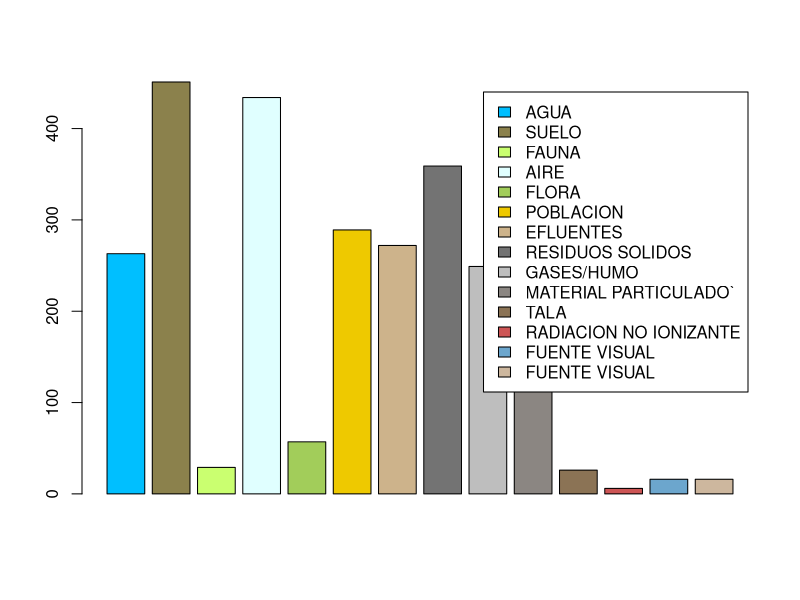
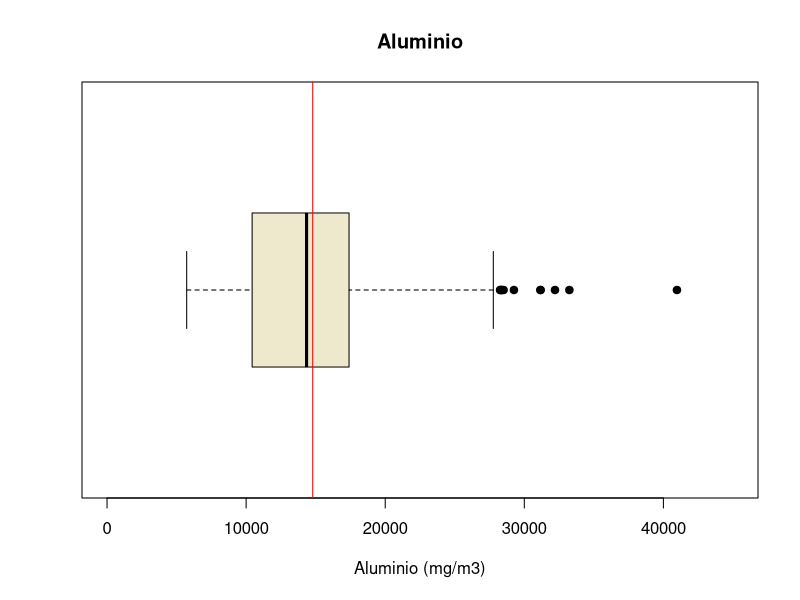
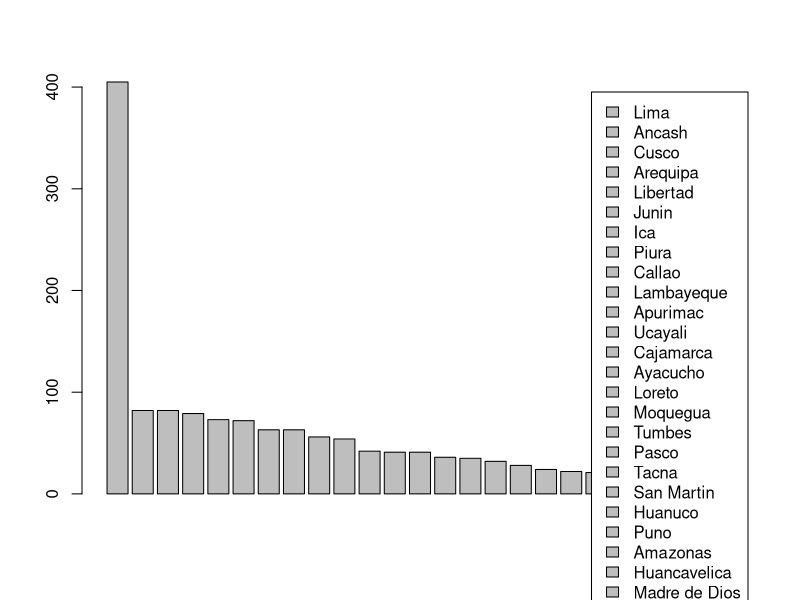
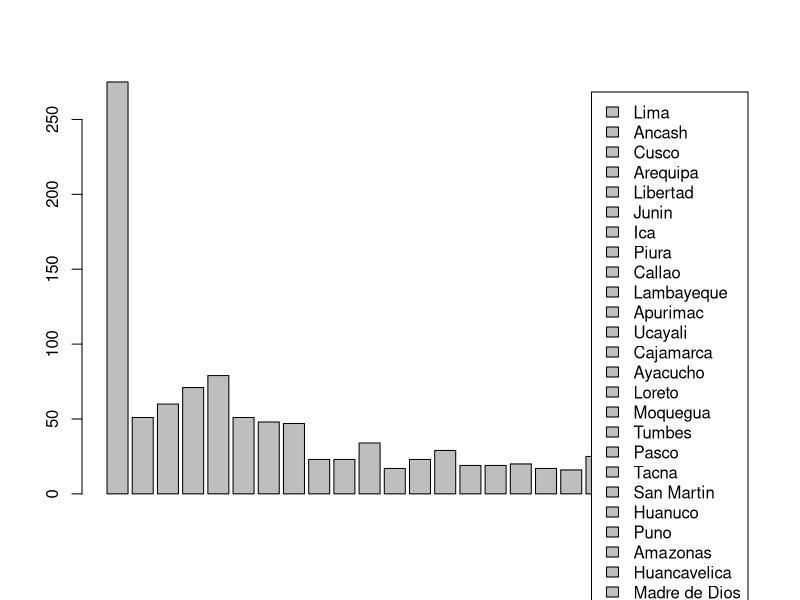
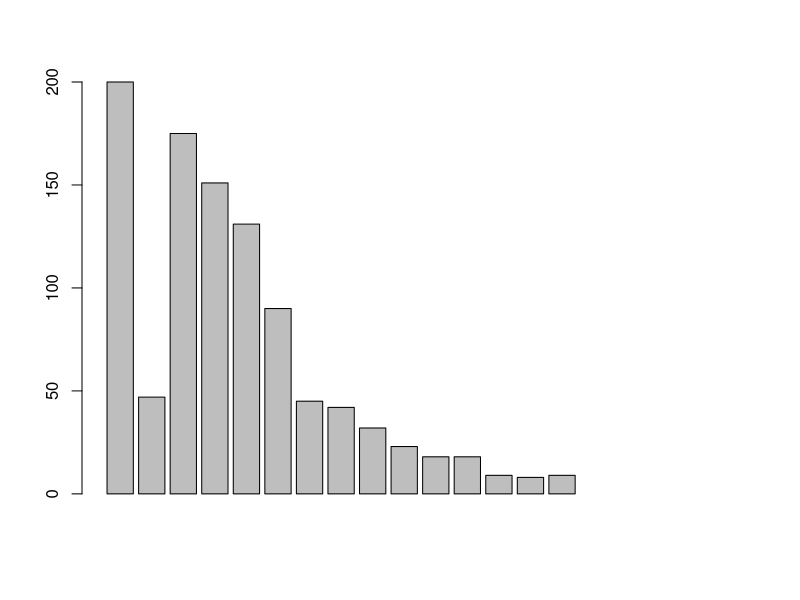

Generate these figures, in order, with R:
## ---- chunk 1
rm(list=ls()) 
## ---- chunk 2
library(readr)
library(dplyr)

## ---- chunk 3
DD1920 <- read_csv("Denuncias1920.csv")
DD18 <- read_csv("Denuncias-18.csv")
CAS <- read_csv("CAS.csv")
## ---- chunk 4

Obs <- c("Observaciones","Observaciones incompletas","Datos faltantes", "Variables Totales")
N <- c(nrow(DD18),sum(!complete.cases(DD18)),sum(is.na(DD18)), ncol(DD18) )
OB1 <- data.frame(Obs,N)
OB1
## ---- chunk 5

Obs3 <- c("Observaciones","Observaciones incompletas","Datos faltantes", "Variables Totales")
N3 <- c(nrow(DD1920),sum(!complete.cases(DD1920)),sum(is.na(DD1920)), ncol(DD1920) )
OB3 <- data.frame(Obs3,N3)
OB3
## ---- chunk 6

Obs2 <- c("Observaciones","Observaciones incompletas","Datos faltantes", "Variables Totales")
N2 <- c(nrow(CAS),sum(!complete.cases(CAS)),sum(is.na(CAS)), ncol(CAS))
OB2 <- data.frame(Obs2,N2)
OB2
## ---- chunk 7
Variables <- c("Departamento", "Provincia" ,"Distrito", "Actividad económica","Tipo de contaminacion","ESTE","NORTE","Aluminio",	"Antimonio",	"Arsénico",	"Bario",	"Berilio",	"Bismuto",	"Boro",	"Cadmio")
`Tipo_de_Variable` <- c("Nominal","Nominal","Nominal","Nominal","Nominal","Discretas","Discretas","Discretas","Discretas","Discretas","Discretas","Discretas","Discretas","Discretas","Discretas")


ED <- data.frame(Variables,`Tipo_de_Variable`)
ED
## ---- chunk 8
tipo <- c("AGUA","SUELO","FAUNA","AIRE","FLORA","POBLACION","EFLUENTES","RESIDUOS SOLIDOS","GASES/HUMO","MATERIAL PARTICULADO`","TALA","RADIACION NO IONIZANTE","FUENTE VISUAL","FUENTE VISUAL")

cantidad <- c(sum(DD1920$AGUA),
sum(DD1920$SUELO),sum(DD1920$FAUNA),sum(DD1920$AIRE),
sum(DD1920$FLORA),sum(DD1920$POBLACION),sum(DD1920$EFLUENTES),sum(DD1920$`RESIDUOS SOLIDOS`),sum(DD1920$`GASES/HUMO`),sum(DD1920$`MATERIAL PARTICULADO`),sum(DD1920$TALA),sum(DD1920$`RADIACION NO IONIZANTE`),sum(DD1920$`FUENTE VISUAL`),sum(DD1920$`FUENTE VISUAL`))

colores <- c("deepskyblue1","lightgoldenrod4","darkolivegreen1", "lightcyan","darkolivegreen3","gold2","navajowhite3","gray45","gray","seashell4","burlywood4", "indianred3", "skyblue3", "bisque3")

DDA<-data.frame(tipo, cantidad)
barplot(DDA[1:14,2],legend=c("AGUA","SUELO","FAUNA","AIRE","FLORA","POBLACION","EFLUENTES","RESIDUOS SOLIDOS","GASES/HUMO","MATERIAL PARTICULADO`","TALA","RADIACION NO IONIZANTE","FUENTE VISUAL","FUENTE VISUAL"), col =colores)
## ---- chunk 9
boxplot(CAS$Aluminio, horizontal = TRUE, main = "Aluminio", col="cornsilk2", xlab= "Aluminio (mg/m3)",pch= 19, ylim=c(0,45000) )
abline(v = mean(CAS$Aluminio, na.rm = TRUE, ), col = "red")
mean(CAS$Aluminio, na.rm=TRUE, col="red")
median(CAS$Aluminio, na.rm=TRUE)
## ---- chunk 10
#DEnuncias 2018

DEP18 <- c("Lima","Ancash","Cusco", "Arequipa","Libertad", "Junin","Ica","Piura","Callao","Lambayeque","Apurimac","Ucayali","Cajamarca","Ayacucho","Loreto" ,"Moquegua","Tumbes","Pasco","Tacna","San Martin","Huanuco","Puno","Amazonas","Huancavelica","Madre de Dios")

CAN18 <- c(sum(DD18$DEPARTAMENTO == "LIMA"),sum(DD18$DEPARTAMENTO == "ANCASH"),sum(DD18$DEPARTAMENTO == "CUSCO"),sum(DD18$DEPARTAMENTO == "AREQUIPA"),sum(DD18$DEPARTAMENTO == "LA LIBERTAD"),sum(DD18$DEPARTAMENTO == "JUNIN"),sum(DD18$DEPARTAMENTO == "ICA"),sum(DD18$DEPARTAMENTO == "PIURA"),sum(DD18$DEPARTAMENTO == "CALLAO"),sum(DD18$DEPARTAMENTO == "LAMBAYEQUE"),sum(DD18$DEPARTAMENTO == "APURIMAC"),sum(DD18$DEPARTAMENTO == "UCAYALI"),sum(DD18$DEPARTAMENTO == "CAJAMARCA"),sum(DD18$DEPARTAMENTO == "AYACUCHO"),sum(DD18$DEPARTAMENTO == "LORETO"),sum(DD18$DEPARTAMENTO == "MOQUEGUA"),sum(DD18$DEPARTAMENTO == "TUMBES"),sum(DD18$DEPARTAMENTO == "PASCO"),sum(DD18$DEPARTAMENTO == "TACNA"),sum(DD18$DEPARTAMENTO == "SAN MARTIN"),sum(DD18$DEPARTAMENTO == "HUANUCO"),sum(DD18$DEPARTAMENTO == "PUNO"),sum(DD18$DEPARTAMENTO == "AMAZONAS"),sum(DD18$DEPARTAMENTO == "HUANCAVELICA"),sum(DD18$DEPARTAMENTO == "MADRE DE DIOS"))

Tabla18 <- data.frame(DEP18,CAN18)
Tabla18


## ---- chunk 11
barplot(Tabla18[1:25,2],legend=c("Lima","Ancash","Cusco", "Arequipa","Libertad", "Junin","Ica","Piura","Callao","Lambayeque","Apurimac","Ucayali","Cajamarca","Ayacucho","Loreto" ,"Moquegua","Tumbes","Pasco","Tacna","San Martin","Huanuco","Puno","Amazonas","Huancavelica","Madre de Dios"))
## ---- chunk 12
#denuncias 2019-2020

DEP1920 <- c("Lima","Ancash","Cusco", "Arequipa","Libertad", "Junin","Ica","Piura","Callao","Lambayeque","Apurimac","Ucayali","Cajamarca","Ayacucho","Loreto" ,"Moquegua","Tumbes","Pasco","Tacna","San Martin","Huanuco","Puno","Amazonas","Huancavelica","Madre de Dios")

CAN1920 <- c(sum(DD1920$DEPARTAMENTO == "LIMA"),sum(DD1920$DEPARTAMENTO == "ANCASH"),sum(DD1920$DEPARTAMENTO == "CUSCO"),sum(DD1920$DEPARTAMENTO == "AREQUIPA"),sum(DD1920$DEPARTAMENTO == "LA LIBERTAD"),sum(DD1920$DEPARTAMENTO == "JUNIN"),sum(DD1920$DEPARTAMENTO == "ICA"),sum(DD1920$DEPARTAMENTO == "PIURA"),sum(DD1920$DEPARTAMENTO == "CALLAO"),sum(DD1920$DEPARTAMENTO == "LAMBAYEQUE"),sum(DD1920$DEPARTAMENTO == "APURIMAC"),sum(DD1920$DEPARTAMENTO == "UCAYALI"),sum(DD1920$DEPARTAMENTO == "CAJAMARCA"),sum(DD1920$DEPARTAMENTO == "AYACUCHO"),sum(DD1920$DEPARTAMENTO == "LORETO"),sum(DD1920$DEPARTAMENTO == "MOQUEGUA"),sum(DD1920$DEPARTAMENTO == "TUMBES"),sum(DD1920$DEPARTAMENTO == "PASCO"),sum(DD1920$DEPARTAMENTO == "TACNA"),sum(DD1920$DEPARTAMENTO == "SAN MARTIN"),sum(DD1920$DEPARTAMENTO == "HUANUCO"),sum(DD1920$DEPARTAMENTO == "PUNO"),sum(DD1920$DEPARTAMENTO == "AMAZONAS"),sum(DD1920$DEPARTAMENTO == "HUANCAVELICA"),sum(DD1920$DEPARTAMENTO == "MADRE DE DIOS"))

Tabla1920 <- data.frame(DEP1920,CAN1920)
Tabla1920

## ---- chunk 13
barplot(Tabla1920[1:25,2],legend=c("Lima","Ancash","Cusco", "Arequipa","Libertad", "Junin","Ica","Piura","Callao","Lambayeque","Apurimac","Ucayali","Cajamarca","Ayacucho","Loreto" ,"Moquegua","Tumbes","Pasco","Tacna","San Martin","Huanuco","Puno","Amazonas","Huancavelica","Madre de Dios"))
## ---- chunk 14
#DEnuncias 2019-2020
ACTECO1920 <- c("INFRAESTRUCTURA","AGRICULTURA","INDUSTRIA", "MINERIA","COMERCIO", "SANEAMIENTO","HIDROCARBUROS","TRANSPORTE","GANADERIA","PESQUERIA","FORESTAL","CONSTRUCCION","ELECTRICIDAD","TELECOMUNICACIONES","TURISMO" )
CAN1920 <- c(sum(DD1920$`ACTIVIDAD ECONOMICA` == "INFRAESTRUCTURA"),sum(DD1920$`ACTIVIDAD ECONOMICA` == "AGRICULTURA"),sum(DD1920$`ACTIVIDAD ECONOMICA` == "INDUSTRIA"),sum(DD1920$`ACTIVIDAD ECONOMICA` == "MINERIA"),sum(DD1920$`ACTIVIDAD ECONOMICA`== "COMERCIO"),sum(DD1920$`ACTIVIDAD ECONOMICA` == "SANEAMIENTO"),sum(DD1920$`ACTIVIDAD ECONOMICA`== "HIDROCARBUROS"),sum(DD1920$`ACTIVIDAD ECONOMICA` == "TRANSPORTE"),sum(DD1920$`ACTIVIDAD ECONOMICA` == "GANADERIA"),sum(DD1920$`ACTIVIDAD ECONOMICA` == "PESQUERIA"),sum(DD1920$`ACTIVIDAD ECONOMICA`== "FORESTAL"),sum(DD1920$`ACTIVIDAD ECONOMICA` == "CONSTRUCCION"),sum(DD1920$`ACTIVIDAD ECONOMICA` == "ELECTRICIDAD"),sum(DD1920$`ACTIVIDAD ECONOMICA` == "TELECOMUNICACIONES"),sum(DD1920$`ACTIVIDAD ECONOMICA` == "TURISMO"))
Tabla1920 <- data.frame(ACTECO1920,CAN1920)
barplot(Tabla1920[1:20,2])
